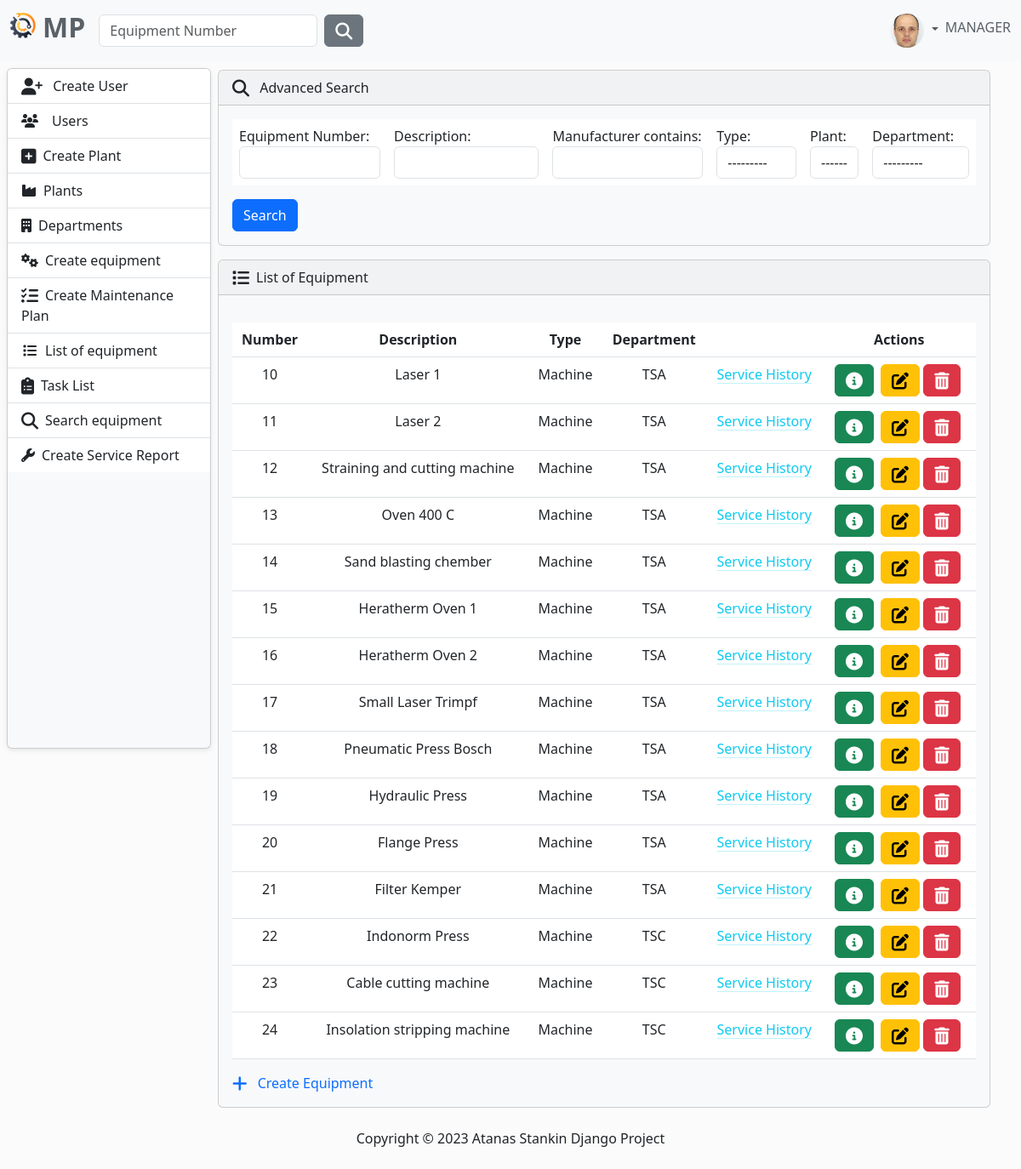
The app's page /equipment/advanced-search/ (signed in) with its own data.
### MaintenancePlanner/accounts/models.py (models this page shows, shortened)
class AppUser(AbstractUser, PermissionsMixin):
    username = models.CharField(
        max_length=30,
        validators=[
            MinLengthValidator(4),
        ],
        unique=True,
    )
    first_name = models.CharField(
        max_length=30,
        validators=[
            MinLengthValidator(2),
            user_name_validator,
        ]
    )
    last_name = models.CharField(
        max_length=30,
        validators=[
            MinLengthValidator(2),
            user_name_validator,
        ]
    )
    email = models.EmailField(unique=True)
    class Role(models.TextChoices):
        MANAGER = "MANAGER", 'Manager'
        SUPERVISOR = "SUPERVISOR", 'Supervisor'
        OPERATOR = "OPERATOR", 'Operator'
    role = models.CharField(max_length=50, choices=Role.choices)

class Profile(models.Model):
    user = models.OneToOneField(AppUser, on_delete=models.CASCADE)
    image = models.ImageField(
        default='images/default.jpg',
        null=True,
        blank=True,
        upload_to='images/'
    )

### MaintenancePlanner/equipment/models.py (models this page shows, shortened)
class Equipment(models.Model):
    description = models.CharField(
        max_length=50,
        validators=[equipment_name_validator],
    )
    type = models.CharField(
        max_length=30,
        choices=TYPE_OF_EQUIPMENT
    )
    acquisition_date = models.DateField(
        blank=True,
        null=True,
        verbose_name='Acquisition Date',
    )
    acquisition_value = models.FloatField(
        blank=True,
        null=True,
        verbose_name='Acquisition Value',
    )
    currency_code = models.CharField(
        max_length=10,
        choices=CURRENCY_CHOICES,
        default='EUR',
    )
    year_of_manufacture = models.PositiveIntegerField(
        verbose_name='Year of Manufacture',
        null=True,
        blank=True,
    )
    manufacturer = models.CharField(
        max_length=30,
        blank=True,
        null=True,
    )
    model_number = models.CharField(
        max_length=30,
        blank=True,
        null=True,
        verbose_name='Model Number'
    )
    part_number = models.CharField(
        max_length=30,
        blank=True,
        null=True,
        verbose_name='Manufacturer Part Number',
    )
    serial_number = models.CharField(
        max_length=30,
        blank=True,
        null=True,
        verbose_name='Manufacturer Serial Number',
    )
    plant = models.ForeignKey(
        to=Plant,
        on_delete=models.CASCADE)
    department = models.ForeignKey(
        to=Department,
        on_delete=models.CASCADE)

### MaintenancePlanner/plant/models.py (models this page shows)
class Department(models.Model):
    name = models.CharField(
        max_length=30,
    )
    plant = models.ForeignKey(
        to=Plant,
        on_delete=models.CASCADE,
    )
    def __str__(self):
        return self.name

### MaintenancePlanner/equipment/views.py (the view)
# urls.py: path('advanced-search/', views.advanced_search_equipment, name='advanced-search-equipment'),
def advanced_search_equipment(request):
    equipment = Equipment.objects.all()
    eq_filter = EquipmentFilter(request.GET, queryset=equipment)
    equipment = eq_filter.qs
    context = {
        "eq_filter": eq_filter,
        "equipment": equipment,
    }
    return render(request, 'advanced-search-equipment.html', context)

### MaintenancePlanner/maintenance_plan/models.py (called while the page is built)
    def __str__(self):
        return self.name

### MaintenancePlanner/equipment/templates/advanced-search-equipment.html (shortened to what this page needs)
{% extends 'base.html' %}
{% block content %}
    <div class="row justify-content-center">
        <div class="col-12 ">
            <div class="bg-light ms-1 me-4  mt-0">
                <div class="row justify-content-center">
                    <div class="col">
                        <div class="card bg-light mb-3" style="max-width: 200rem;">
                            <div class="card-header">
                                <i class="fa-solid fa-magnifying-glass fa-lg me-2"></i> Advanced Search
                            </div>
                            <div class="card-body">
                                <form method="GET">
                                    <table class="table table-responsive table-borderless">
                                        {% for field in eq_filter.form %}
                                            {% if forloop.counter0|divisibleby:6 %}
                                                <tr>
                                            {% endif %}
                                        <td>
                                            {{ field.label_tag }}
                                            {{ field }}
                                        </td>
                                        {% if forloop.counter|divisibleby:6 or forloop.last %}
                                            </tr>
                                        {% endif %}
                                        {% endfor %}
                                    </table>
                                    <button type="submit" class="btn btn-primary">Search</button>
                                </form>
                            </div>
                        </div>
                    </div>
                </div>
            </div>
            {% include 'partials/equipment.html' %}
        </div>
    </div>
{% endblock %}

### templates/partials/navbar.html (shortened to what this page needs)
{% load static %}
<nav class="navbar navbar-expand-lg bg-light fixed-top" data-bs-theme="light">
    <div class="container-fluid">
        <a class="navbar-brand" href="{% url 'home-page' %}">
            <ul class="navbar-nav ms-auto d-flex flex-row">
                <li><img class="logo me-2" src="{% static 'img/logo.png' %}" alt="logo" height="30"></li>
                <li><h2 style="color: #5a6268; font-weight: bold">MP</h2></li>
            </ul>
        </a>
        <div class="collapse navbar-collapse" id="navbarColor01">
            {% if user.is_authenticated %}
                <form class="d-flex" method=POST action="{% url 'search-equipment' %}">
                    <input class="form-control me-sm-2" type="search" placeholder="Equipment Number"
                           name="number">
                    <button class="btn btn-secondary my-2 my-sm-0" type="submit"><i
                            class="fa-solid fa-magnifying-glass fa-lg"></i></button>
                </form>
            {% endif %}
            <ul class="navbar-nav ms-auto d-flex flex-row">
                {% if not request.user.is_authenticated %}
                    <li class="nav-item">
                        <a class="nav-link" href="{% url 'login' %}"><i
                                class="fa-solid fa-right-to-bracket fa-lg me-2"></i>Sig In
                        </a>
                    </li>
                {% else %}
                    <li class="nav-item dropdown d-flex align-items-center">
                        <div class="btn-group dropdown">
                            <a class="nav-link dropdown-toggle" data-bs-toggle="dropdown" href="#" role="button"
                               aria-haspopup="true" aria-expanded="false">
                                {% if user.profile.image %}
                                    <img src="{{ user.profile.image.url }}" class="rounded-circle" height="40"
                                         loading="lazy"/>
                                {% else %}
                                    <img src="{% static 'img/profile-img.png' %}" class="rounded-circle" height="40"
                                         loading="lazy"/>
                                {% endif %}
                            </a>
                        </div>
                        <h6 style="color: #5a6268">{{ request.user.role }}</h6>
                    </li>
                {% endif %}
            </ul>
        </div>
    </div>
</nav>

### MaintenancePlanner/equipment/templates/partials/equipment.html (shortened to what this page needs)
{% if equipment %}
    <div class="card bg-light ms-1 me-4 mb-4 mt-0">
    <div class="card-header">
        <i class="fa-solid fa-list fa-lg me-2"></i>List of Equipment
    </div>
    <div class="card-body">
        <p class="card-text">
        <div class="table-responsive">
            <table class="table table-hover ">
                <thead class="text-center">
                <tr>
                    <th scope="col">Number</th>
                    <th scope="col">Description</th>
                    <th scope="col">Type</th>
                    <th scope="col">Department</th>
                    <th scope="col"></th>
                    <th scope="col">Actions</th>
                </tr>
                </thead>
                <tbody class="text-center">
                {% for eq in  equipment %}
                    <tr>
                        <td>{{ eq.id }}</td>
                        <td>{{ eq.description }}</td>
                        <td>{{ eq.type }}</td>
                        <td>{{ eq.department }}</td>
                        <td>
                            <a class="link-info link-offset-2 link-underline-opacity-25 link-underline-opacity-100-hover"
                               href="{% url 'service-history' eq.id %}">
                                Service History
                            </a>
                        </td>
                        <td>
                            <button type="button" class="btn btn-success me-1"
                                    href="{% url 'view-equipment' eq.id %}" data-bs-toggle="modal"
                                    data-bs-target="#myModal{{ eq.id }}">
                                <i class="fa-solid fa-circle-info fa-lg"></i>
                            </button>
                            {% if request.user.role == 'MANAGER' or request.user.role == 'SUPERVISOR' %}
                                <a class="btn btn-warning" href="{% url 'edit-equipment' eq.id %}">
                                    <i class="fa-solid fa-pen-to-square fa-lg"></i>
                                </a>
                                <button type="button" class="btn btn-danger me-1"
                                        href="{% url 'delete-equipment' eq.id %}"
                                        data-bs-toggle="modal"
                                        data-bs-target="#myModal2{{ eq.id }}">
                                    <i class="fa-solid fa-trash-can fa-lg"></i>
                                </button>
                            {% endif %}
                        </td>
                    </tr>
                {% endfor %}
                </tbody>
            </table>
            <div>
                <div class='d-flex justify-content-between'>
                    <div>
                        {% if request.user.role == 'MANAGER' or request.user.role == 'SUPERVISOR' %}
                            <a class="link-primary text-decoration-none" href="{% url 'create-equipment' %}">
                                <i class="fa-solid fa-plus fa-lg me-2"></i>
                                Create Equipment
                            </a>
                        {% endif %}
                    </div>
                </div>
            </div>
        </div>
    </div>
{% endif %}

### static/css/body.css (style rules this page uses)
body { background-color: #fbfbfb; }

### records on screen
AppUser: profile.image (picture), user.role "MANAGER"
Equipment: id "10", description "Laser 1", type "Machine", department "TSA"
Equipment: id "11", description "Laser 2", type "Machine", department "TSA"
Equipment: id "12", description "Straining and cutting machine", type "Machine", department "TSA"
Equipment: id "13", description "Oven 400 C", type "Machine", department "TSA"
Equipment: id "14", description "Sand blasting chember", type "Machine", department "TSA"
Equipment: id "15", description "Heratherm Oven 1", type "Machine", department "TSA"
Equipment: id "16", description "Heratherm Oven 2", type "Machine", department "TSA"
Equipment: id "17", description "Small Laser Trimpf", type "Machine", department "TSA"
Equipment: id "18", description "Pneumatic Press Bosch", type "Machine", department "TSA"
Equipment: id "19", description "Hydraulic Press", type "Machine", department "TSA"
Equipment: id "20", description "Flange Press", type "Machine", department "TSA"
Equipment: id "21", description "Filter Kemper", type "Machine", department "TSA"
Equipment: id "22", description "Indonorm Press", type "Machine", department "TSC"
Equipment: id "23", description "Cable cutting machine", type "Machine", department "TSC"
Equipment: id "24", description "Insolation stripping machine", type "Machine", department "TSC"

### other values on screen
{{ field.label_tag }} "Equipment Number:" "Description:" "Manufacturer contains:" "Type:" "Plant:" "Department:"
